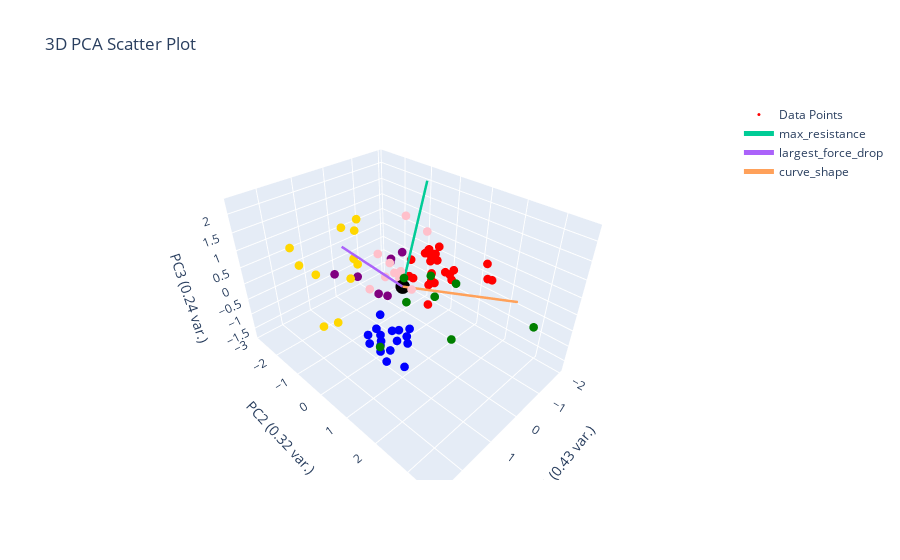

Source (notebook cell):
### Markdown cell above
# Optimum Feature #3:
- Maximum Resistance, Largest Force Drop, Curve Shape

### Code cell
kmeans_elbow = 6
optimum_features_1 = clustering_features_df[['max_resistance', 'largest_force_drop', 'curve_shape']]
kmeans = KMeans(n_clusters=kmeans_elbow, init="k-means++", n_init=100).fit(optimum_features_1)
plotting.plot_clusters_seperately(kmeans.labels_, optimum_features_1.index.tolist(), depth_resist_curve_df_list, data_features_df, "kmeans")
plotting.plot_pca(optimum_features_1, y_labels=kmeans.labels_, num_pc=3, graph_title="kmeans")

### Figure 1 — Plotly figure (JSON) as saved in the notebook; plotly's stock layout.template omitted (floating-point values rounded to 4 significant figures)
{"data": [{"marker": {"color": ["red", "red", "gold", "purple", "blue", "green", "blue", "red", "red", "blue", "green", "pink", "blue", "blue", "gold", "blue", "red", "purple", "red", "red", "gold", "red", "gold", "red", "pink", "pink", "green", "red", "purple", "red", "green", "gold", "red", "red", "blue", "blue", "red", "red", "gold", "gold", "pink", "blue", "pink", "blue", "gold", "blue", "red", "purple", "red", "blue", "pink", "pink", "gold", "red", "purple", "red", "purple", "pink", "green", "blue", "red", "green", "blue", "red", "pink", "blue", "red", "blue", "green", "green", "gold", "blue", "red", "pink", "red", "gold", "red", "purple"], "size": 3}, "mode": "markers", "name": "Data Points", "type": "scatter3d", "x": [-0.9046, -1.005, 2.688, -0.1571, 1.196, 0.8067, 1.126, -1.125, -1.245, 0.5077, -0.1397, -0.4533, 0.9451, 0.8995, 0.778, 0.5118, -1.386, -0.8209, -1.116, -1.314, 1.561, -1.461, 1.386, -1.48, 0.2415, 0.04099, 0.2942, -1.497, -1.136, -1.668, 2.432, 1.996, -0.832, -1.653, 0.621, 0.2682, -1.881, -0.5832, 1.927, 0.8891, -0.7766, 0.462, 0.1219, 1.663, 1.19, 0.8739, -1.002, -0.2298, -1.422, 0.865, 0.5055, -0.1825, 2.011, -0.8179, -0.1482, -1.424, -0.8867, 0.2081, -0.3582, 0.523, -1.402, 0.6842, 0.7694, -1.492, -0.1746, 0.9743, -1.642, 0.6751, 0.7879, 0.1708, 2.19, 0.98, -1.408, 0.2049, -1.299, 0.7441, -1.311, 0.1179], "y": [0.1026, 0.1069, 0.8332, -2.039, 0.405, 0.9353, 1.195, 0.002175, 0.6162, -0.3399, 1.606, -0.3332, 0.1256, 0.4492, -1.385, 0.6644, -0.4942, -1.321, -0.7742, -0.221, 0.1332, -0.2697, -0.1806, -0.4539, 0.557, -0.02223, 1.205, -0.4476, -1.154, 1.599, 1.811, -0.8698, -0.4176, -0.2149, -0.3879, -0.1418, 1.261, 0.3841, -2.005, -0.6767, 0.1012, 0.7149, -0.7834, 0.5566, -0.6082, 0.7486, 0.2246, -0.8325, -0.3432, -0.4612, -0.7205, -0.2994, -1.541, -0.5569, -1.118, 0.526, -1.363, -0.4254, 3.575, 0.3152, -0.05091, 1.679, -0.04355, -0.2006, -0.48, 1.15, 1.478, -0.1669, 0.8365, 1.835, -0.5027, 0.3869, -0.4442, -0.2477, 0.3397, -0.8014, 0.4845, -2.807], "z": [-0.3361, -0.2408, 0.8395, -0.7224, -1.223, 0.4182, -1.26, -0.11, -0.0898, -0.8316, 0.8047, 1.746, -1.358, -1.35, 1.483, -0.9802, 0.2159, -0.1979, 0.0002388, 0.1046, 2.263, 0.2527, 1.365, 0.2996, 0.3085, 0.4838, 1.036, 0.3149, 0.07763, 0.1646, 0.634, 0.8918, -0.3257, 0.4283, -1.283, -1.42, 0.42, -0.6865, 1.118, 0.7754, 1.351, -0.7241, 0.7039, -0.5596, 0.5264, -0.5024, -0.2617, -0.8379, 0.227, -1.402, -0.1874, 0.02474, 0.8539, -0.3178, -0.872, 0.09601, -0.1285, 0.1999, 0.5324, -1.343, 0.1634, 0.8944, -1.419, 0.2718, 0.1247, -0.618, 0.1582, -1.341, 1.035, -0.5651, -0.3502, -1.735, 0.229, 0.701, 0.004962, 1.91, -0.006354, -0.8675]}, {"marker": {"color": "black", "size": 5}, "mode": "markers", "name": "Origin", "showlegend": false, "type": "scatter3d", "x": [0], "y": [0], "z": [0]}, {"line": {"width": 5}, "mode": "lines+text", "name": "max_resistance", "textposition": "top center", "type": "scatter3d", "x": [0, -1.963], "y": [0, -1.011], "z": [0, 2.031]}, {"line": {"width": 5}, "mode": "lines+text", "name": "largest_force_drop", "textposition": "top center", "type": "scatter3d", "x": [0, 2.06], "y": [0, 0.3304], "z": [0, 2.155]}, {"line": {"width": 5}, "mode": "lines+text", "name": "curve_shape", "textposition": "top center", "type": "scatter3d", "x": [0, -0.9498], "y": [0, 2.805], "z": [0, 0.4779]}], "layout": {"autosize": true, "scene": {"xaxis": {"title": {"text": "PC1 (0.43 var.)"}}, "yaxis": {"title": {"text": "PC2 (0.32 var.)"}}, "zaxis": {"title": {"text": "PC3 (0.24 var.)"}}}, "title": {"text": "3D PCA Scatter Plot"}}}
